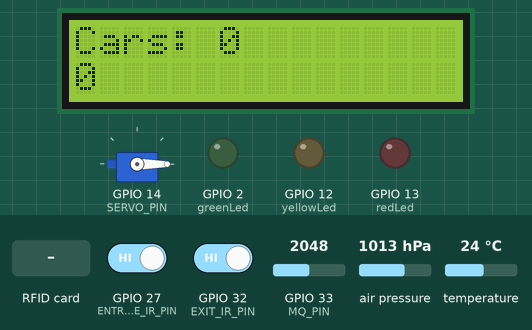
A sketch run on a simulated ESP32. Shown: servo, 16×2 character LCD, output pins drawn as LEDs (lit = HIGH). Wiring (inferred from the names in the program): 2 × IR receiver: data GPIO 27 / data GPIO 32. The inputs (shaded band) are chosen by the test bench; at power-on: GPIO 27 (ENTRANCE_IR_PIN) HIGH, GPIO 32 (EXIT_IR_PIN) HIGH, GPIO 33 (MQ_PIN) = 2048, air pressure 1013 hPa, temperature 24 °C. WiFi joins after 1.5 s; servers stay silent unless stated; what the sketch prints to the serial monitor is not drawn.

Above: at 5.4 s.
5.5 s: RFID card 3B D8 07 2E held to the reader
At 6.3 s:
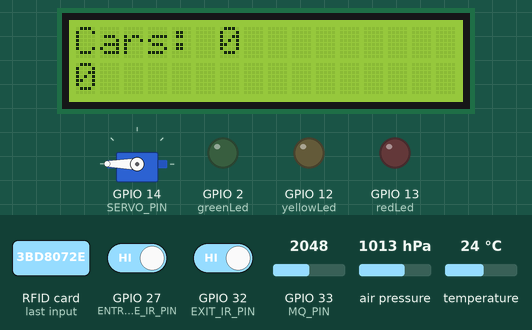
7.1 s: GPIO 27 (ENTRANCE_IR_PIN) driven LOW
At 9.9 s:
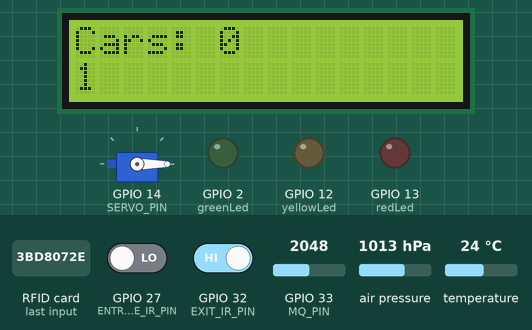
Timing chart, 0 to 11.4 s (numbered marks = the images above; inputs shaded):
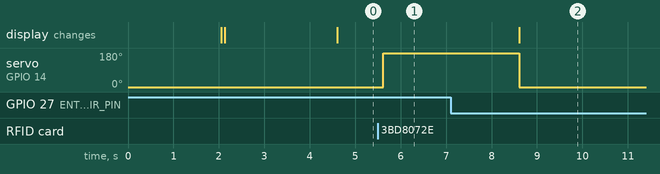

The sketch:

simulare_parcare.ino
```cpp
#include <Wire.h>
#include <Adafruit_Sensor.h>
#include <Adafruit_BMP280.h>
#include <SPI.h>
#include <MFRC522.h>
#include <ESP32Servo.h>
#include <LiquidCrystal_I2C.h>
#include <Firebase_ESP_Client.h>
#include "addons/TokenHelper.h"
#include "addons/RTDBHelper.h"

#define WIFI_SSID "ESP32Test"
#define WIFI_PASSWORD ""
#define API_KEY ""
#define USER_EMAIL ""
#define USER_PASSWORD ""
#define DATABASE_URL ""

// Firebase objects
FirebaseData fbdoStream;
FirebaseData fbdoWrite;
FirebaseAuth auth;
FirebaseConfig config;

// Database paths
String uid;
String databasePath;
String listenerPath = "UsersData/";
String tempPath;
String presPath;
#define LCD_SDA 21
#define LCD_SCL 22
TwoWire I2C_LCD = TwoWire(0);
// Sensor and hardware configuration
#define SEALEVELPRESSURE_HPA (1013.25)
#define BMP_SDA 21
#define BMP_SCL 22
#define RST_PIN 4
#define MQ_PIN 33
#define SS_PIN 5
#define SERVO_PIN 14
#define ENTRANCE_IR_PIN 27
#define EXIT_IR_PIN 32

Adafruit_BMP280 bmp;
MFRC522 rfid(SS_PIN, RST_PIN);
Servo myservo;
LiquidCrystal_I2C lcd(0x27, 16, 2);
unsigned long sendDataPrevMillis = 0;
unsigned long timerDelay = 180000;
const int yellowLed = 12;
const int redLed = 13;
const int greenLed = 2;
float temperature;
float pressure;
volatile int carCount = 0;
unsigned long currentTime = 0;
unsigned long lastReadTime = 0;
unsigned int intervalDelay = 1000;

void IRAM_ATTR entranceISR() {
  currentTime = millis();
  if (currentTime - lastReadTime > intervalDelay) {
    carCount++;
    lastReadTime = currentTime;
  }
}

void IRAM_ATTR exitISR() {
  currentTime = millis();
  if (currentTime - lastReadTime > intervalDelay) {
    if (carCount > 0) {
      carCount--;
    }
    lastReadTime = currentTime;
  }
}

void initWiFi() {
  WiFi.begin(WIFI_SSID, WIFI_PASSWORD);
  Serial.print("Connecting to WiFi ..");
  while (WiFi.status() != WL_CONNECTED) {
    Serial.print('.');
    delay(1000);
  }
  Serial.println(WiFi.localIP());
  Serial.println();
}

void sendFloat(String path, float value) {
  if (Firebase.RTDB.setFloat(&fbdoWrite, path.c_str(), value)) {
    Serial.print("Writing value: ");
    Serial.print(value);
    Serial.print(" on the following path: ");
    Serial.println(path);
    Serial.println("PASSED");
    Serial.println("PATH: " + fbdoWrite.dataPath());
    Serial.println("TYPE: " + fbdoWrite.dataType());
  } else {
    Serial.println("FAILED");
    Serial.println("REASON: " + fbdoWrite.errorReason());
  }
}

void streamCallback(FirebaseStream data) {
  Serial.printf("stream path, %s\nevent path, %s\ndata type, %s\nevent type, %s\n\n",
                data.streamPath().c_str(),
                data.dataPath().c_str(),
                data.dataType().c_str(),
                data.eventType().c_str());
  printResult(data);
  Serial.println();

  String streamPath = String(data.dataPath());
  if (data.dataTypeEnum() == fb_esp_rtdb_data_type_integer) {
    String gpio = streamPath.substring(1);
    int state = data.intData();
    Serial.print("GPIO: ");
    Serial.println(gpio);
    Serial.print("STATE: ");
    Serial.println(state);
    digitalWrite(gpio.toInt(), state);
  }

  if (data.dataTypeEnum() == fb_esp_rtdb_data_type_json) {
    FirebaseJson json = data.to<FirebaseJson>();
    size_t count = json.iteratorBegin();
    Serial.println("\n---------");
    for (size_t i = 0; i < count; i++) {
      FirebaseJson::IteratorValue value = json.valueAt(i);
      int gpio = value.key.toInt();
      int state = value.value.toInt();
      Serial.print("STATE: ");
      Serial.println(state);
      Serial.print("GPIO:");
      Serial.println(gpio);
      digitalWrite(gpio, state);
      Serial.printf("Name: %s, Value: %s, Type: %s\n", value.key.c_str(), value.value.c_str(), value.type == FirebaseJson::JSON_OBJECT ? "object" : "array");
    }
    Serial.println();
    json.iteratorEnd();
  }

  Serial.printf("Received stream payload size: %d (Max. %d)\n\n", data.payloadLength(), data.maxPayloadLength());
}

void streamTimeoutCallback(bool timeout) {
  if (timeout)
    Serial.println("stream timeout, resuming...\n");
  if (!fbdoStream.httpConnected())
    Serial.printf("error code: %d, reason: %s\n\n", fbdoStream.httpCode(), fbdoStream.errorReason().c_str());
}

void setup() {
  Serial.begin(115200);

  Wire.begin(BMP_SDA, BMP_SCL);
  if (!bmp.begin(0x76)) {
    Serial.println("Could not find a valid BMP280 sensor, check wiring!");
    while (1);
  }
  I2C_LCD.begin(LCD_SDA, LCD_SCL);
  initWiFi();
  pinMode(redLed, OUTPUT);
  pinMode(yellowLed, OUTPUT);
  pinMode(greenLed, OUTPUT);
  auth.user.email = USER_EMAIL;
  auth.user.password = USER_PASSWORD;

  config.api_key = API_KEY;
  config.database_url = DATABASE_URL;
  Firebase.reconnectWiFi(true);
  fbdoStream.setResponseSize(4096);
  fbdoWrite.setResponseSize(4096);
  config.token_status_callback = tokenStatusCallback;
  config.max_token_generation_retry = 5;
  Firebase.begin(&config, &auth);

  Serial.println("Getting User UID");
  while ((auth.token.uid) == "") {
    Serial.print('.');
    delay(1000);
  }

  uid = auth.token.uid.c_str();
  Serial.print("User UID: ");
  Serial.println(uid);

  databasePath = "/UsersData/" + uid;
  listenerPath = listenerPath + uid + "/outputs/digital/";
  tempPath = databasePath + "/temperature";
  presPath = databasePath + "/pressure";

  SPI.begin();
  rfid.PCD_Init();
  Serial.println("Scan your RFID card");

  myservo.attach(SERVO_PIN);
  myservo.write(0);

  pinMode(ENTRANCE_IR_PIN, INPUT);
  pinMode(EXIT_IR_PIN, INPUT);
  attachInterrupt(digitalPinToInterrupt(ENTRANCE_IR_PIN), entranceISR, FALLING);
  attachInterrupt(digitalPinToInterrupt(EXIT_IR_PIN), exitISR, FALLING);

  lcd.init();
  lcd.backlight();
  lcd.setCursor(0, 0);
  lcd.print("Cars: ");
  lcd.setCursor(6, 0);
  lcd.print(carCount);

  if (!Firebase.RTDB.beginStream(&fbdoStream, listenerPath.c_str()))
    Serial.printf("stream begin error, %s\n\n", fbdoStream.errorReason().c_str());

  Firebase.RTDB.setStreamCallback(&fbdoStream, streamCallback, streamTimeoutCallback);

  delay(2000);
}

void loop() {
  // Read BMP280 sensor
  if (Firebase.ready() && (millis() - sendDataPrevMillis > timerDelay || sendDataPrevMillis == 0)) {
    sendDataPrevMillis = millis();

    temperature = bmp.readTemperature();
    pressure = bmp.readPressure() / 100.0F;

    sendFloat(tempPath, temperature);
    sendFloat(presPath, pressure);
  }

  // Check for RFID card
  if (rfid.PICC_IsNewCardPresent() && rfid.PICC_ReadCardSerial()) {
    Serial.print("UID tag: ");
    String content = "";
    for (byte i = 0; i < rfid.uid.size; i++) {
      Serial.print(rfid.uid.uidByte[i] < 0x10 ? " 0" : " ");
      Serial.print(rfid.uid.uidByte[i], HEX);
      content.concat(String(rfid.uid.uidByte[i] < 0x10 ? " 0" : " "));
      content.concat(String(rfid.uid.uidByte[i], HEX));
    }
    Serial.println();
    content.toUpperCase();
    Serial.print("Message: ");
    Serial.println(content);

    if (content.substring(1) == "3B D8 07 2E") {
      Serial.println("Authorized access");
      myservo.write(180);
      delay(3000);
      myservo.write(0);
    } else {
      Serial.println("Access denied");
      delay(3000);
    }

    rfid.PICC_HaltA();
    rfid.PCD_StopCrypto1();
  }

  // Update LCD if car count changes
  static int lastCarCount = -1;
  if (carCount != lastCarCount) {
    lcd.setCursor(0,1);
    lcd.print(carCount);
    Serial.print("Car count updated: ");
    Serial.println(carCount);
    Serial.println(analogRead(MQ_PIN));
    lastCarCount = carCount;
  }

  // Handle Firebase token expiration
  if (Firebase.isTokenExpired()) {
    Firebase.refreshToken(&config);
    Serial.println("Token refreshed");
  }

  delay(1000);
}
```

Measured:
- after the input at 5.5 s, servo on GPIO 14 (SERVO_PIN): 0° → 180° after 0.11 s
- after the input at 7.1 s, the display: changes after 1.5 s (image 2)
